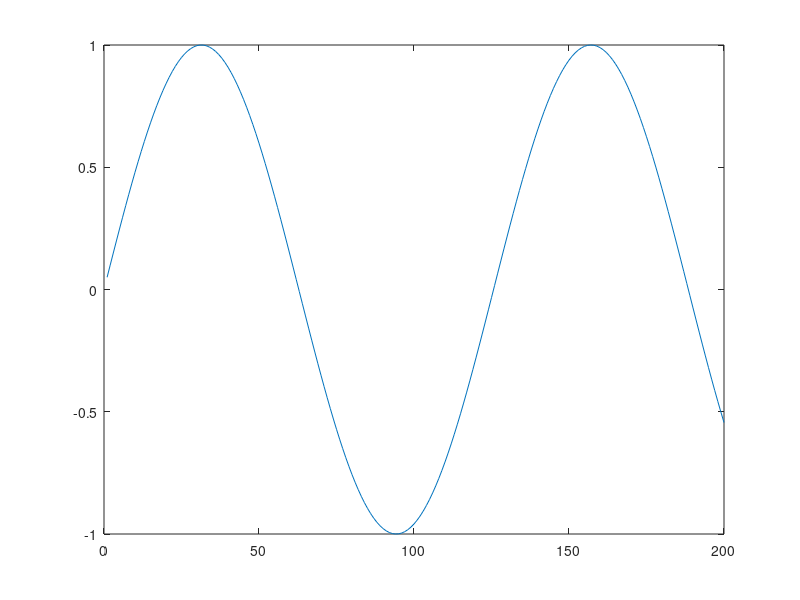
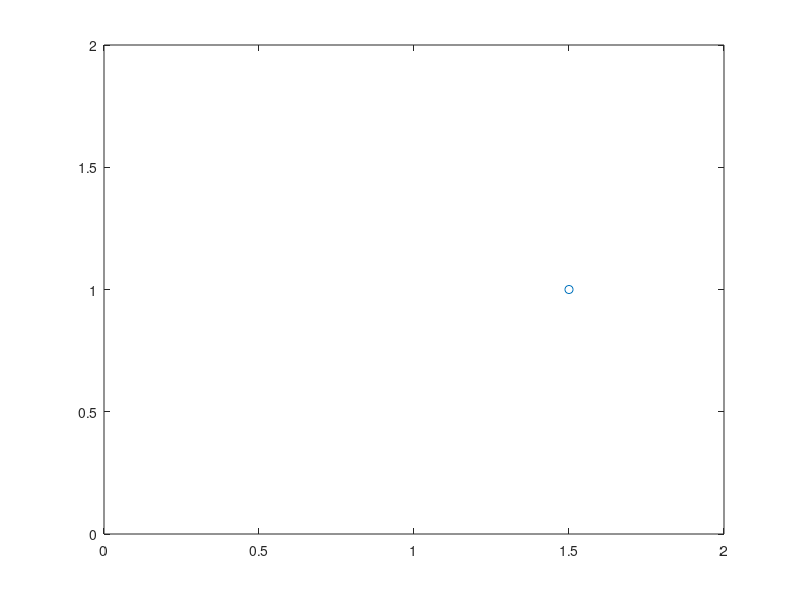
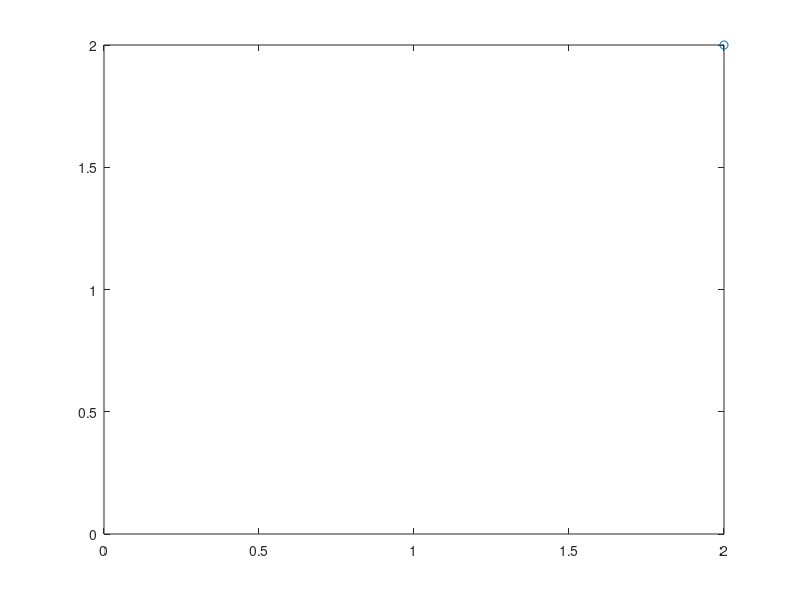
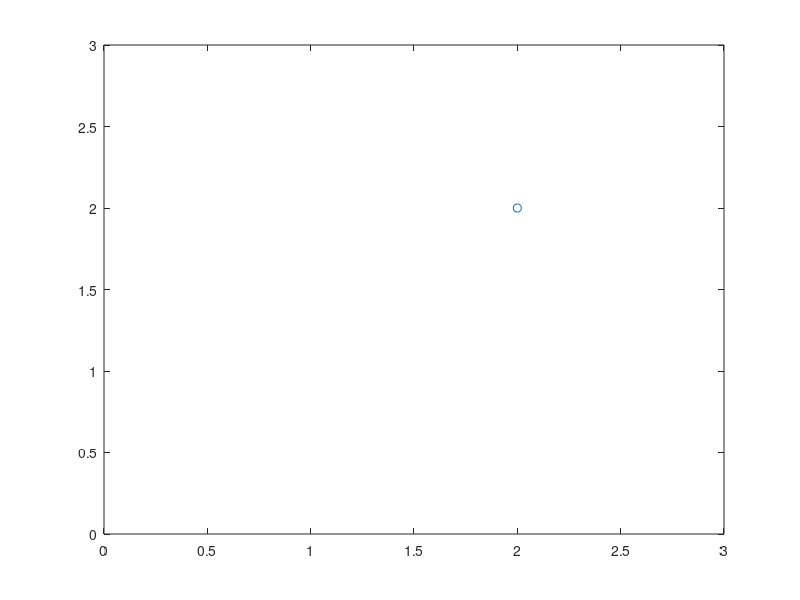

The MATLAB source for these figures, in order: (Note: this script raises an error after producing the figures.)
fig = figure;

xdat = 1:200;
ydat = sin(xdat/20);

plot(xdat,ydat);


%%
fig = figure;
ax = plot(1,1,'o');
xlim([0,2])
ylim([0,2])

set(ax,'XData',1.5,'YData',1)

%%
fig = figure;
ax = plot(1,1,'o');
xlim([0,2])
ylim([0,2])

for i = 1:100
    set(ax,'XData',1+(i/100),'YData',1+(i/100))
    drawnow
end

%% Make the point move logistically 

fig = figure;
ax = plot(1,1,'o');
xlim([0,3])
ylim([0,3])

frames = 100;
for i = 1:frames
    dist = 1 / (1 + 2^(20*(-2*(i/frames) + .35)));
    set(ax,'XData',1+dist,'YData',1+dist)
    drawnow
end


%% Make the point move asymptotically 

fig = figure;
ax = plot(1,1,'o');
xlim([0,3])
ylim([0,3])

frames = 100;
c = 15;
for i = 1:frames
    dist = (1+(1/c)) - ((c+1)/(c*(c*(i/frames) + 1)));
    set(ax,'XData',1+dist,'YData',1+dist)
    drawnow
end


%% Using a function
figure;
ax = plot(1,1,'o');
xlim([0,3])
ylim([0,3])

pointtween(ax,[.4,.2],[2,2.9])



%% Trying to tween functions now... This will be kinda hard...

figure;
x = [(1:300) / 100]';
y = sin(5*x);

ax = plot(x,y,'o');

xlim([0,3])
ylim([-3,3])

while 1
    functween(ax,[x,y],[x,3*y])
    functween(ax,[x,3*y],[x,y])
    functween(ax,[x,y],[x,sin(10*x)])
    functween(ax,[x,sin(10*x)],[x,1.5*sin(12*x)])
    functween(ax,[x,1.5*sin(12*x)],[x,y])
    functween(ax,[x,y],[cos(linspace(0,2*pi,300)')+1.5,sin(linspace(0,2*pi,300)')*2])
    functween(ax,[cos(linspace(0,2*pi,300)')+1.5,sin(linspace(0,2*pi,300)')*2],[x,y])
end

%% let's try to pan the axis now...
figure;
x = [(1:300) / 100]';
y = sin(5*x);

ax = plot(x,y,'o');

xlim([0,3])
ylim([-3,3])

while 1
    panCam(ax,[-1,4;-4,4])
    panCam(ax,[-1,1;-3,3])
    panCam(ax,[-5,5;-5,5])
    panCam(ax,[0,3;-3,3])
end

%% Let's combine
figure;
x = [(1:300) / 100]';
y = sin(5*x);

ax = plot(x,y,'o');

xlim([0,3])
ylim([-3,3])

while 1
    panCam(ax,[-1,4;-4,4])
    functween(ax,[x,y],[x,3*y])
    panCam(ax,[-1,1;-3,3])
    panCam(ax,[0,5;-5,5])
    functween(ax,[x,3*y],[5*x,2*y])
    functween(ax,[5*x,2*y],[cos(linspace(0,2*pi,300)')+1.5,sin(linspace(0,2*pi,300)')*2])
    panCam(ax,[0,3;-3,3])
    functween(ax,[cos(linspace(0,2*pi,300)')+1.5,sin(linspace(0,2*pi,300)')*2],[x,y])
end

%% I want to create a differnt kind of tween
% instead of having all of the points move at once, I want them all to move
% one at a time... This will be hard though because.. they need to be
% staggered in movement... I can't just fully animate one point at a
% time...

figure;
x = [(1:300) / 100]';
y = sin(5*x);
ax = plot(x,y,'o');
xlim([0,3])
ylim([-3,3])

while 1
    Sandfunctween(ax,[x,y],[x,3*y])
end

%% Okay, this techincally works, but it's god awfully slow...
% Oh! What about predetermining the path of every tween FIRST! And then
% staggering them? After that, we can just loop through the new data and
% animate!
figure;
x = [(1:300) / 100]';
y = sin(5*x);
ax = plot(x,y,'o');
xlim([0,3])
ylim([-3,3])

while 1
    Cascadefunctween(ax,[x,y],[x,3*y]);
    Cascadefunctween(ax,[x,3*y],[x,y]);
end



function Cascadefunctween(ax,startfunc,endfunc)
    frames = 100;
    c = 5;
    xdist = endfunc(:,1)-startfunc(:,1);
    ydist = endfunc(:,2)-startfunc(:,2);
    predestX = zeros(frames,length(startfunc)); %predetermining every point's movement
    predestY = zeros(frames,length(startfunc));
    for i = 1:frames
        dist = (1+(1/c)) - ((c+1)/(c*(c*(i/frames) + 1))); % Should go 0-1
        predestX(i,:) = startfunc(:,1)+dist*xdist;
        predestY(i,:) = startfunc(:,2)+dist*ydist;
        %set(ax,'XData',startfunc(:,1)+dist*xdist,'YData',startfunc(:,2)+dist*ydist)
    end
    
    stagX = stagger_matrix(predestX);
    stagY = stagger_matrix(predestY);
    for i = 1:size(stagX,1)
        set(ax,'XData',stagX(i,:),'YData',stagY(i,:))
        drawnow
    end
end

% This is a function that would stagger a matrix... it's for cascading...
% Cards on the table, I asked chatgpt to make this...
function B = stagger_matrix(A)
    [N, M] = size(A);
    L = N + M - 1; % new length of staggered mat. I gotta change this if I'm gonna run this again...
    B = zeros(L, M);

    for col = 1:M
        idx = col;    % The diagonal position
        B(idx:N+idx-1, col) = A(:,col);
        if col ~= 1
            B(1:idx,col) = A(1,col);
        end
        if col ~= M
            B(idx+N:end,col) = A(end,col);
        end
    end
end



% I need to start off with tweening between two functions of the same
% length. 
% Each function needs a column of x and y 
function Sandfunctween(ax,startfunc,endfunc)
    frames = 100;
    c = 5;
    

    xdist = endfunc(:,1)-startfunc(:,1);
    ydist = endfunc(:,2)-startfunc(:,2);
    ax.XData = startfunc(:,1);
    ax.YData = startfunc(:,2);
    for j = 1:size(startfunc,1)
        for i = 1:frames
            dist = (1+(1/c)) - ((c+1)/(c*(c*(i/frames) + 1))); %should go from 0-1

            logicVec = zeros(size(startfunc,1),1);
            logicVec(j) = 1;
            set(ax,'XData',startfunc(:,1)+dist*xdist.*logicVec,'YData',startfunc(:,2)+dist*ydist.*logicVec)
            drawnow
        end
        startfunc(:,1) = ax.XData';
        startfunc(:,2) = ax.YData';
    end
end


% I wonder if I can actually get the axis data from here..
% the panto variable should be a 2x2 double matrix... 
% should be simple enough right?
function panCam(ax,panto)
    frames = 100;
    c = 5;
    curX = xlim(ax.Parent);
    curY = ylim(ax.Parent);
    xdist = panto(1,:)-curX;
    ydist = panto(2,:)-curY;
    for i = 1:frames
        dist = (1+(1/c)) - ((c+1)/(c*(c*(i/frames) + 1))); %should go from 0-1
        xlim(ax.Parent,curX + xdist*dist)
        ylim(ax.Parent,curY + ydist*dist)
        drawnow
    end
end


% I need to start off with tweening between two functions of the same
% length. 
% Each function needs a column of x and y 
function functween(ax,startfunc,endfunc)
    frames = 100;
    c = 5;
    

    xdist = endfunc(:,1)-startfunc(:,1);
    ydist = endfunc(:,2)-startfunc(:,2);
    for i = 1:frames
        dist = (1+(1/c)) - ((c+1)/(c*(c*(i/frames) + 1)));
        
        set(ax,'XData',startfunc(:,1)+dist*xdist,'YData',startfunc(:,2)+dist*ydist)
        drawnow
    end
end

function pointtween(ax,startpoint,endpoint)
    frames = 100;
    c = 15;
    xdist = endpoint(1)-startpoint(1);
    ydist = endpoint(2)-startpoint(2);
    for i = 1:frames
        dist = (1+(1/c)) - ((c+1)/(c*(c*(i/frames) + 1)));
        
        set(ax,'XData',startpoint(1)+dist*xdist,'YData',startpoint(2)+dist*ydist)
        drawnow
    end
end
